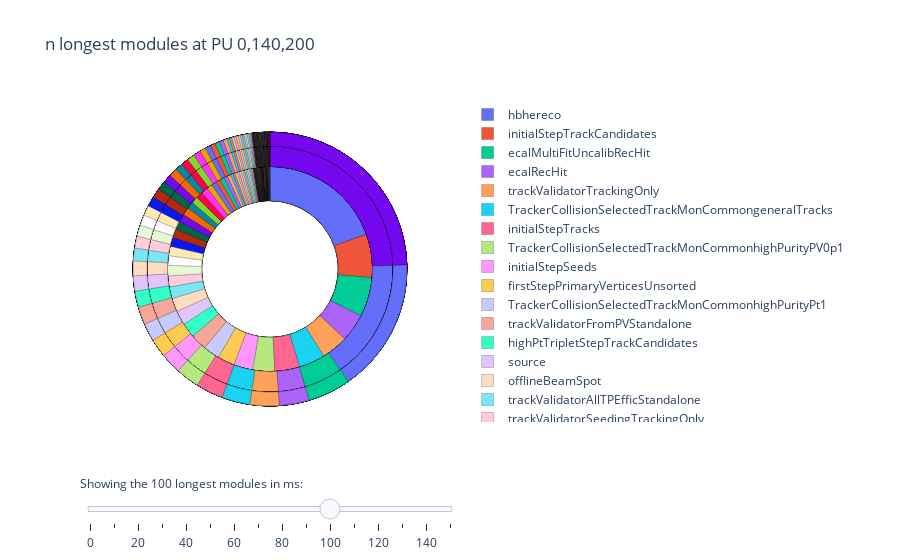

This figure's notebook cell:
### Markdown cell above
Inner circle is no pileup, middle is PU140, outer is PU200.

### Code cell
plot1()
